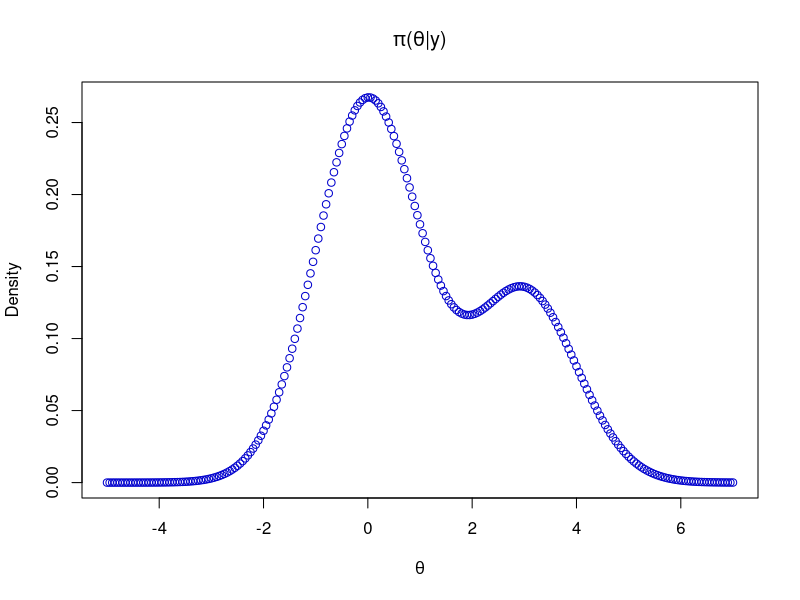
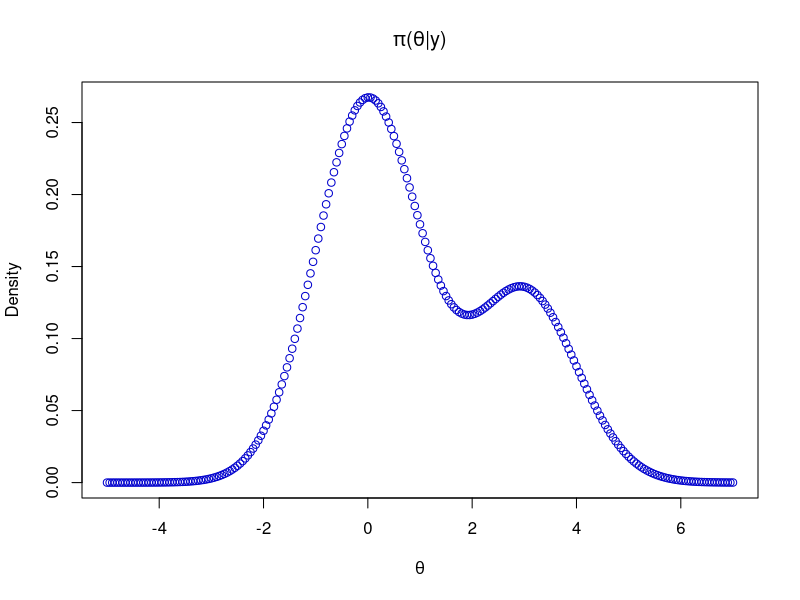

These figures' R source, in order:
## ---- chunk 1
# R options
options(
  htmltools.dir.version = FALSE, # for blogdown
  show.signif.stars = FALSE,     # for regression output
  warm = 1
  )
# Set dpi and height for images
library(knitr)
knitr::opts_chunk$set(fig.height = 2.65, dpi = 300,fig.align='center',fig.show='hold',size='footnotesize', small.mar=TRUE) 
# For nonsese...
htmltools::tagList(rmarkdown::html_dependency_font_awesome())
## ---- chunk 2
#library(mvtnorm)
#library(lattice)
#library(MCMCpack)
#library(hdrcde)
#library(coda)
#library(ggplot2)
#library(dplyr)
#require(plotrix)
## ---- chunk 3
x <- seq(from=-5,to=7,by=.05)
y <- (2/(3*sqrt(2*pi))) * (exp(-0.5*(x^2)) + 0.5*exp(-0.5*(x-3)^2))
plot(x,y,col="blue3",xlab=expression(theta),ylab="Density",
     main=expression(paste(pi,"(", theta,"|y)")))
## ---- chunk 4
x <- seq(from=-5,to=7,by=.05)
y <- (2/(3*sqrt(2*pi))) * (exp(-0.5*(x^2)) + 0.5*exp(-0.5*(x-3)^2))
plot(x,y,col="blue3",xlab=expression(theta),ylab="Density",
     main=expression(paste(pi,"(", theta,"|y)")))
